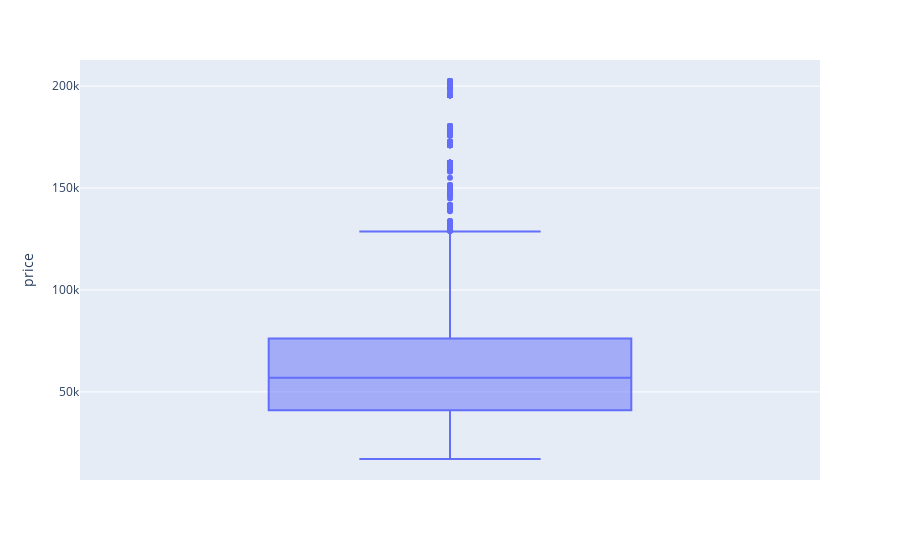

Notebook source saved alongside this figure:
### Code cell
# 아웃라이어 제거 후 호텔 가격
import plotly.express as px

px.box(hotels_df_copy, y="price")

### Figure 1 — Plotly figure (JSON) as saved in the notebook; plotly's stock layout.template omitted (floating-point values rounded to 4 significant figures; data arrays with more than 128 entries replaced by an {"elided": "..."} marker saying what was removed)
{"data": [{"alignmentgroup": "True", "hovertemplate": "price=%{y}<extra></extra>", "legendgroup": "", "marker": {"color": "#636efa"}, "name": "", "notched": false, "offsetgroup": "", "orientation": "v", "showlegend": false, "type": "box", "x0": " ", "xaxis": "x", "y": {"elided": "4750 int values"}, "y0": " ", "yaxis": "y"}], "layout": {"boxmode": "group", "legend": {"tracegroupgap": 0}, "margin": {"t": 60}, "xaxis": {"anchor": "y", "domain": [0, 1]}, "yaxis": {"anchor": "x", "domain": [0, 1], "title": {"text": "price"}}}}
